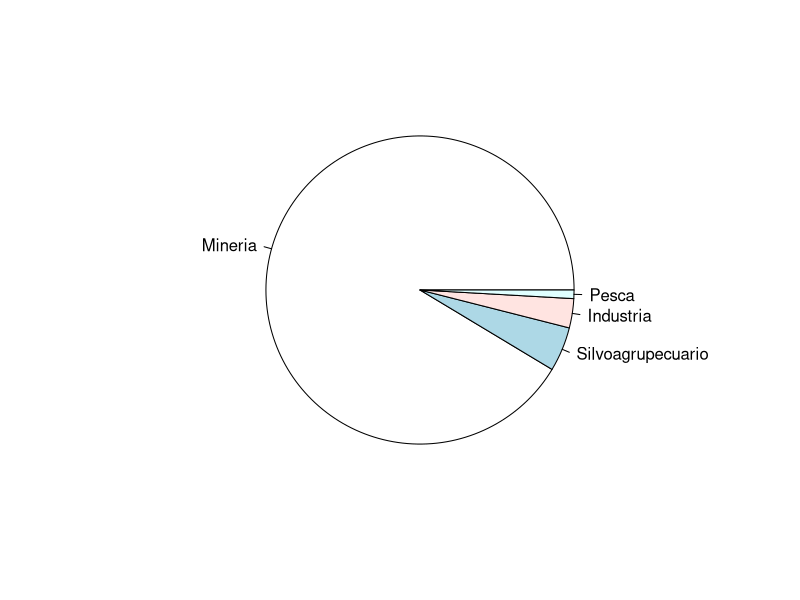
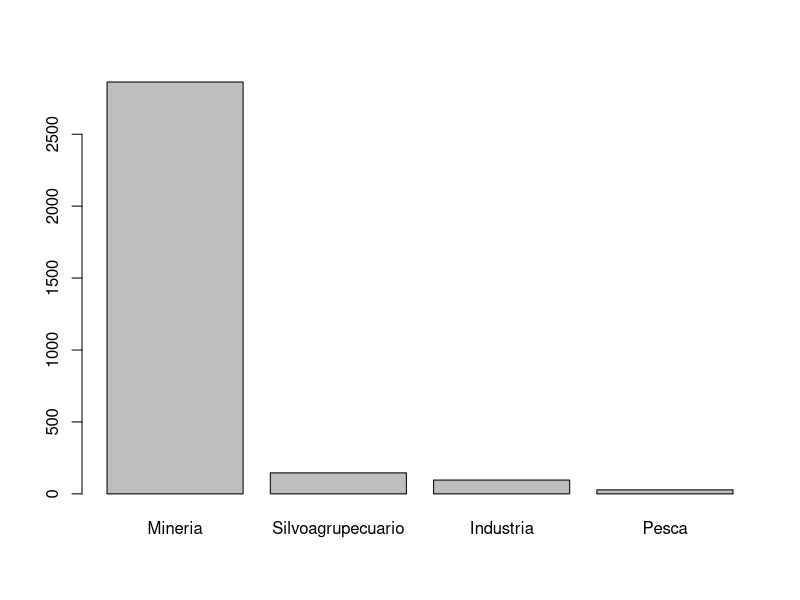
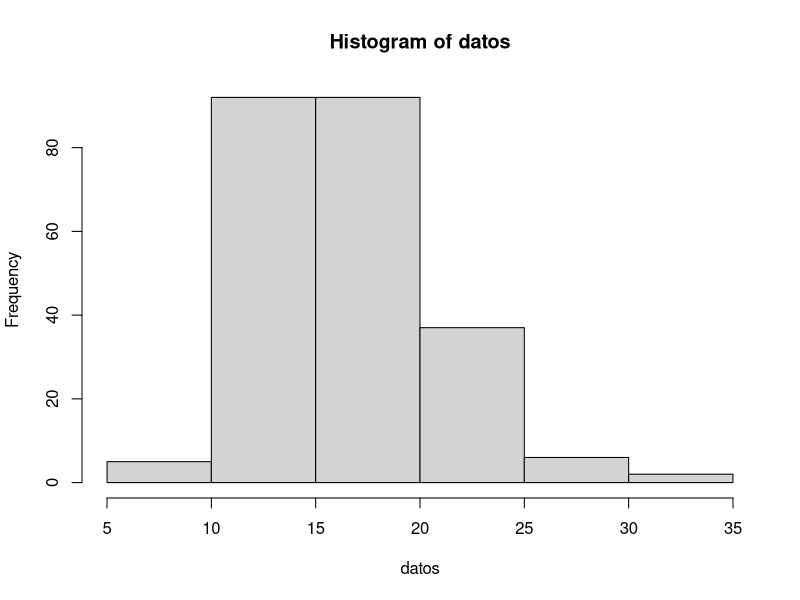
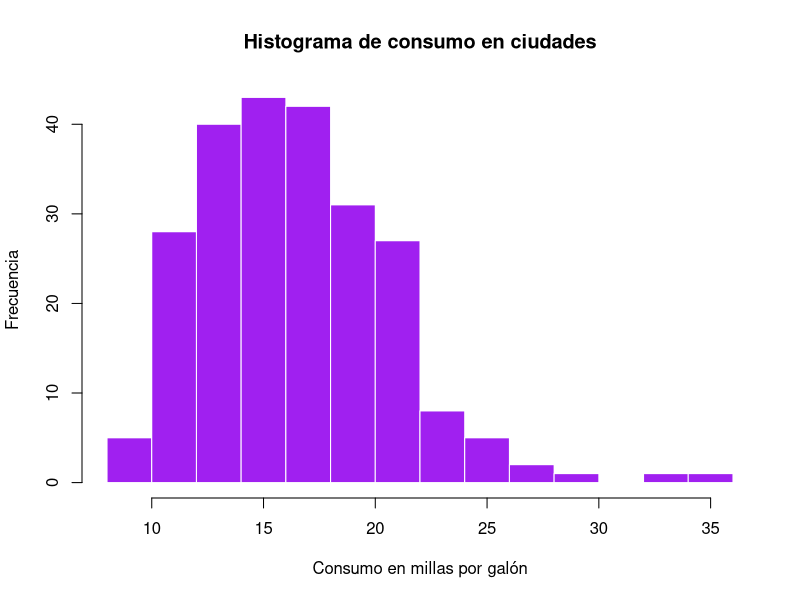

Write the R code that produced these figures, in order.
library(ggplot2)
dim(mpg)

mpg$dry
table(mpg$drv)

# GRFICO PASTEL

exportaciones <- c(2863, 146, 96, 28)
categorias <- c("Mineria",
                "Silvoagrupecuario",
                "Industria",
                "Pesca")

pie(exportaciones, label = categorias)


# GRAFICO DE BARRA  

barplot(exportaciones, names.arg = categorias)

# HISTOGRAMA

datos <- mpg$cty
min(datos)
max(datos)

which.max(datos)

hist(datos)
hist(datos, plot = FALSE)

# Frec = 1 + 3,3 * log(n)

hist(datos,
     main = "Histograma de consumo en ciudades",
     xlab = "Consumo en millas por galón",
     ylab = "Frecuencia",
     breaks = 12,
     col = "purple",
     border = "white")

View(mpg)


